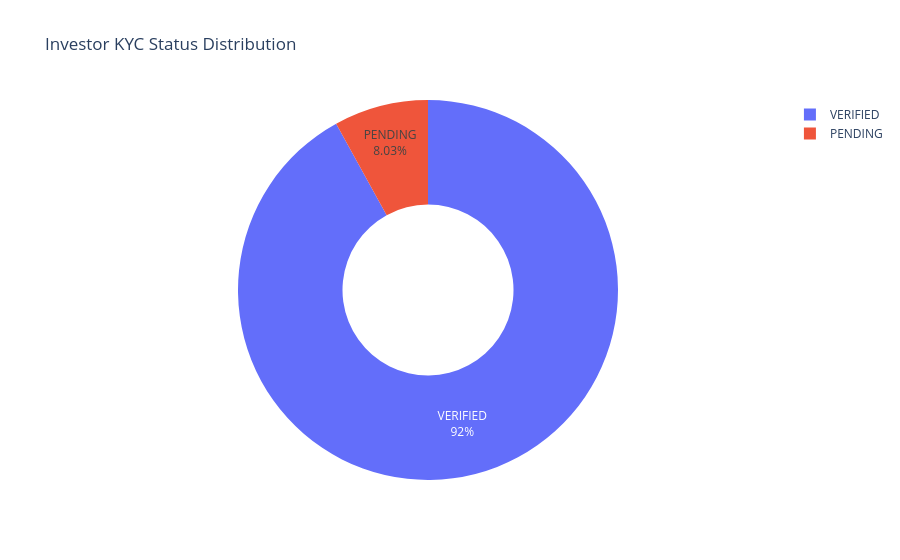

Here is the notebook cell this chart was saved with:
### Markdown cell above
## Insight

- The chart shows the preferred payment methods used by mutual fund investors.
- Digital payment methods such as UPI and Net Banking account for a significant share of transactions.
- Traditional methods like Cheque and Mandate continue to be used by some investors.
- The increasing use of digital payment options reflects the shift toward convenient and faster investment processes.

### Code cell
import plotly.express as px

kyc = investor["kyc_status"].value_counts().reset_index()
kyc.columns = ["KYC Status", "Count"]

fig = px.pie(
    kyc,
    names="KYC Status",
    values="Count",
    hole=0.45,
    title="Investor KYC Status Distribution"
)

fig.update_traces(textinfo="percent+label")
fig.show()

### Figure 1 — Plotly figure (JSON) as saved in the notebook; plotly's stock layout.template omitted (floating-point values rounded to 4 significant figures)
{"data": [{"domain": {"x": [0, 1], "y": [0, 1]}, "hole": 0.45, "hovertemplate": "KYC Status=%{label}<br>Count=%{value}<extra></extra>", "labels": ["VERIFIED", "PENDING"], "legendgroup": "", "name": "", "showlegend": true, "textinfo": "percent+label", "type": "pie", "values": [30146, 2632]}], "layout": {"legend": {"tracegroupgap": 0}, "title": {"text": "Investor KYC Status Distribution"}}}
